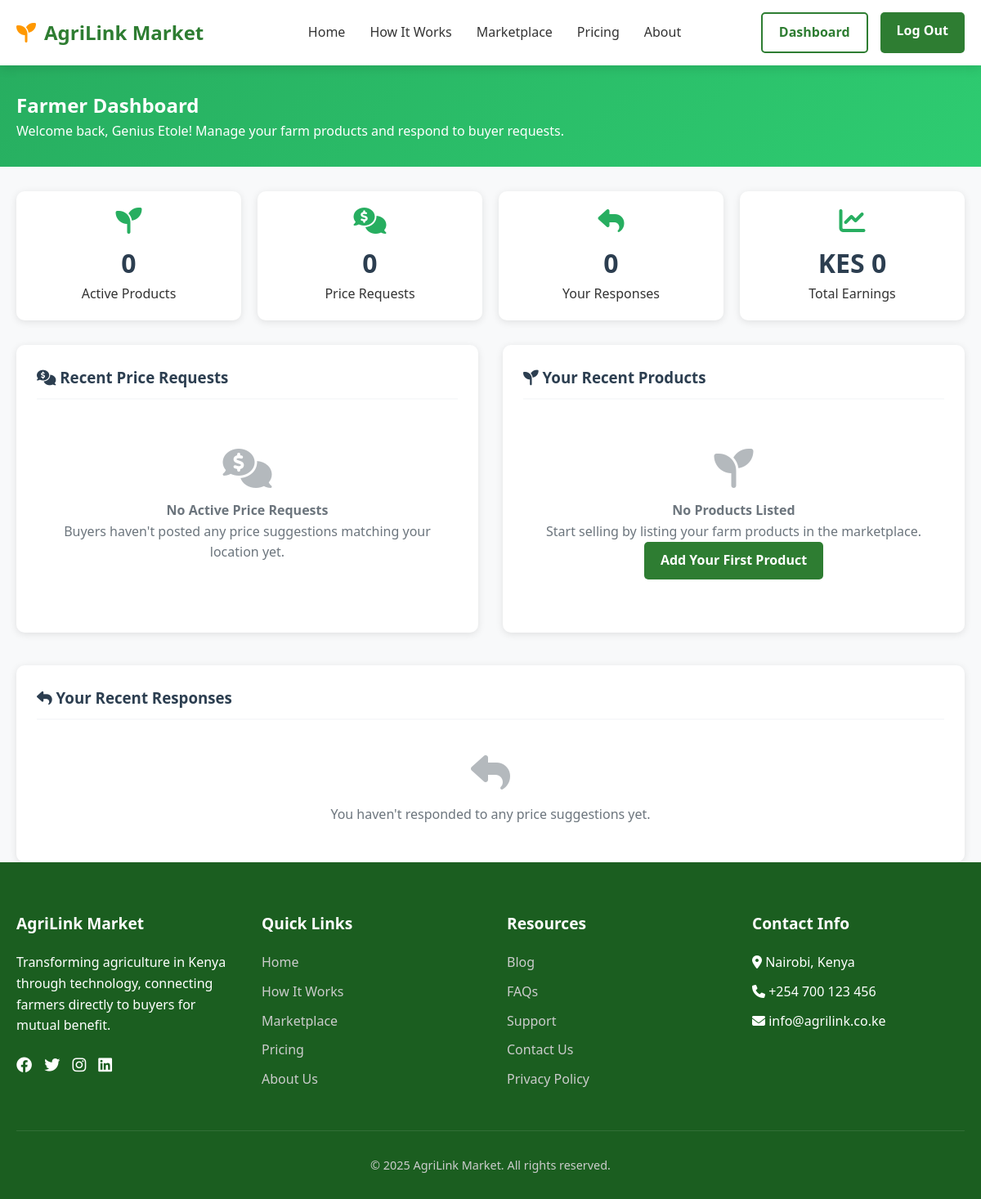
/farmer-dashboard/ (signed in), run on an earlier commit of the app's database.
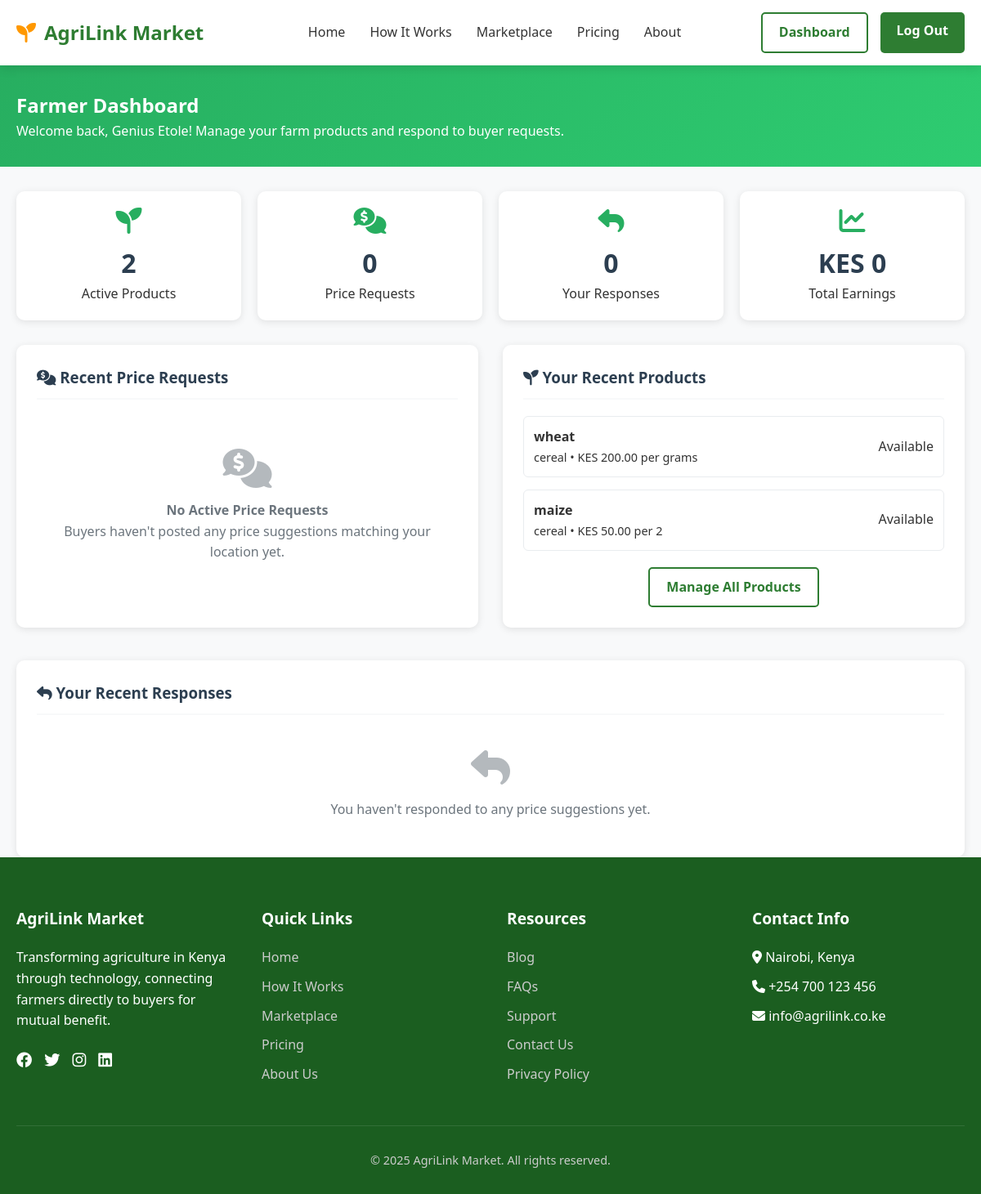
And on a later commit of the database.
### base/models.py (models this page shows, shortened)
class Product(models.Model):
    QUALITY_CHOICES = [
        ('premium', 'Premium'),
        ('grade1', 'Grade 1'),
        ('grade2', 'Grade 2'),
        ('standard', 'Standard'),
    ]
    farmer = models.ForeignKey(User, on_delete=models.CASCADE, related_name='products')
    category = models.ForeignKey(ProductCategory, on_delete=models.CASCADE)
    name = models.CharField(max_length=200)
    description = models.TextField()
    price = models.DecimalField(max_digits=10, decimal_places=2)
    quantity = models.DecimalField(max_digits=10, decimal_places=2)
    unit = models.CharField(max_length=20)
    quality_grade = models.CharField(max_length=20, choices=QUALITY_CHOICES, default='standard')
    location = models.CharField(max_length=100, null=True)
    harvest_date = models.DateField()
    is_available = models.BooleanField(default=True)
    image = models.ImageField(
        upload_to=product_image_path,  # Custom upload path
        null=True,
        blank=True,
        verbose_name="Product Image"
    )
    image_url = models.CharField(max_length=500, blank=True, null=True)
    created_at = models.DateTimeField(auto_now_add=True)
    updated_at = models.DateTimeField(auto_now=True)

class ProductCategory(models.Model):
    name = models.CharField(max_length=100)
    description = models.TextField(blank=True)
    icon = models.CharField(max_length=50, default='fas fa-seedling')

### base/views.py (the view)
# urls.py: path('farmer-dashboard/', views.farmer_dashboard, name='farmer_dashboard'),
@login_required
def farmer_dashboard(request):
    try:
        user_profile = request.user.profile
    except UserProfile.DoesNotExist:
        user_profile = UserProfile.objects.create(
            user=request.user,
            user_type='farmer',
            phone_number='',
            location=''
        )
    farmer_products = Product.objects.filter(farmer=request.user)[:5]
    farmer_location = user_profile.location
    relevant_suggestions = PriceSuggestionRequest.objects.filter(
        status='active',
        expires_at__gt=timezone.now()
    ).filter(
        Q(location__icontains=farmer_location) | Q(location='all')
    ).order_by('-created_at')[:10]
    farmer_responses = FarmerPriceResponse.objects.filter(
        farmer=request.user
    ).order_by('-created_at')[:5]
    login_history = LoginHistory.objects.filter(user=request.user).order_by('-login_time')[:5]
    context = {
        'user_profile': user_profile,
        'farmer_products': farmer_products,
        'price_suggestions': relevant_suggestions,
        'farmer_responses': farmer_responses,
        'login_history': login_history,
    }
    return render(request, 'farmer_dashboard.html', context)

### base/templates/farmer_dashboard.html (shortened to what the changed rows need)
{% extends 'base.html' %}
{% load static %}
{% block content %}
<section class="dashboard-header">
    <div class="container">
        <h1>Farmer Dashboard</h1>
    </div>
</section>
<div class="container">
    <div class="stats-grid">
        <div class="stat-card">
            <i class="fas fa-seedling"></i>
            <div class="stat-number">{{ farmer_products.count }}</div>
            <div>Active Products</div>
        </div>
    </div>
    <div class="dashboard-sections">
        <div class="dashboard-card">
            {% if farmer_products %}
                <div class="product-list">
                    {% for product in farmer_products %}
                    <div class="product-item">
                        <div>
                            <strong>{{ product.name }}</strong>
                            <div class="text-muted" style="font-size: 0.9rem;">
                                {{ product.category.name }} • KES {{ product.price }} per {{ product.unit }}
                            </div>
                        </div>
                        <span class="badge badge-{% if product.is_available %}success{% else %}secondary{% endif %}">
                            {{ product.is_available|yesno:"Available,Sold Out" }}
                        </span>
                    </div>
                    {% endfor %}
                </div>
                <div style="text-align: center; margin-top: 20px;">
                    <a href="{% url 'marketplace' %}" class="btn btn-outline">
                        Manage All Products
                    </a>
                </div>
            {% else %}
                <div class="empty-state">
                    <i class="fas fa-seedling"></i>
                    <h4>No Products Listed</h4>
                    <p>Start selling by listing your farm products in the marketplace.</p>
                    <a href="{% url 'add_product' %}" class="btn btn-primary">
                        Add Your First Product
                    </a>
                </div>
            {% endif %}
        </div>
    </div>
</div>
{% endblock %}

What changed in the data, as far as the page shows it:
added Product: name "wheat", category.name "cereal", price "200.00", unit "grams", is_available "Available"
added Product: name "maize", category.name "cereal", price "50.00", unit "2", is_available "Available"
Also different on the page:
{{ farmer_products.count }}: "0" → "2"
text no longer shown: "No Products Listed Start selling by listing your farm products in the marketplace. Add Your First Product"
text now shown: "Manage All Products"
